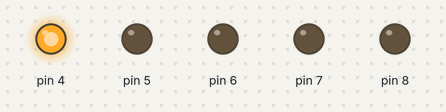
A sketch run on a simulated Arduino Uno, built with avr-gcc and run on an emulated ATmega328P. Parts: output pins drawn as LEDs (lit = HIGH).

Above: at 0.05 s.
At 0.65 s:
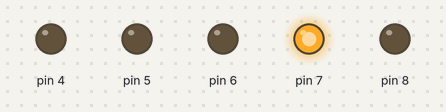
At 1.15 s:
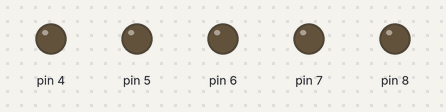
At 2.25 s:
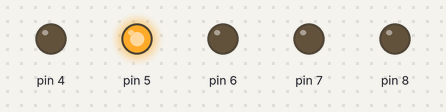
At 3.05 s:
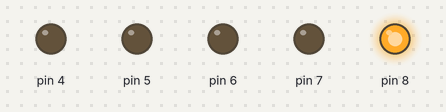
At 4.45 s:
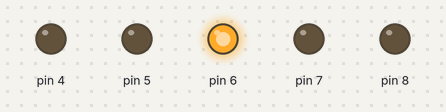
Timing chart, 0 to 4.8 s (numbered marks = the images above):
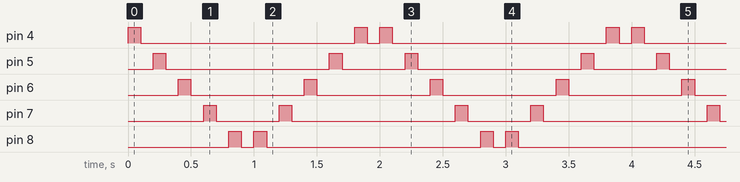

Measured:
- by itself, pin 4: repeats every 2.0 s: LOW 1.7 s, HIGH 0.10 s, LOW 0.10 s, HIGH 0.10 s
- by itself, pin 5: repeats every 2.0 s: LOW 1.3 s, HIGH 0.10 s, LOW 0.50 s, HIGH 0.10 s
- by itself, pin 6: alternates HIGH for 0.10 s and LOW for 0.90 s
- by itself, pin 7: repeats every 2.0 s: LOW 0.50 s, HIGH 0.10 s, LOW 1.3 s, HIGH 0.10 s
- by itself, pin 8: repeats every 2.0 s: LOW 0.10 s, HIGH 0.10 s, LOW 1.7 s, HIGH 0.10 s

The sketch:

Juego_de_luces.ino
```cpp
void setup()
{
//Declaracion de los pin en modo de salida para los led
pinMode(4,OUTPUT);
pinMode(5,OUTPUT);
pinMode(6,OUTPUT);
pinMode(7,OUTPUT);
pinMode(8,OUTPUT);
}
void loop()
{
//Enciende y apaga los led en intervalos de 100 milisegundos en orden ascendente
for (int i=4; i<9; i++)
  {
    digitalWrite(i,HIGH);
    delay(100);
    digitalWrite(i,LOW);
    delay(100);
  }
//Enciende y apaga los led en orden descendente en intervalos de 100 milisecs
for (int i=8; i>3; i--)
  {
    digitalWrite(i,HIGH);
    delay(100);
    digitalWrite(i,LOW);
    delay(100);
  }
}
```
